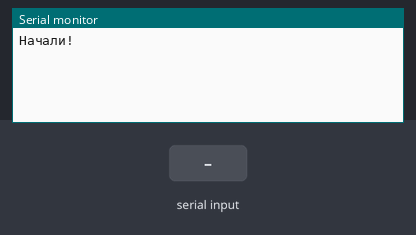
A sketch run on a simulated Arduino Uno, built with avr-gcc and run on an emulated ATmega328P. Parts: the last lines printed to the serial monitor. Inputs (shaded band) come from the test bench.

Above: at 1.2 s.
1.3 s: "1" received over the second serial link
At 3.3 s:
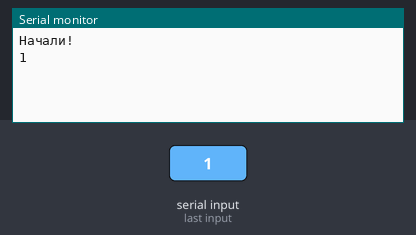
3.8 s: "0" received over the second serial link
At 5.2 s:
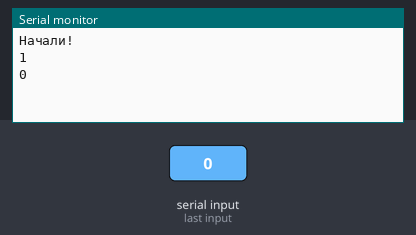
5.3 s: "2" received over the second serial link
At 7.7 s:
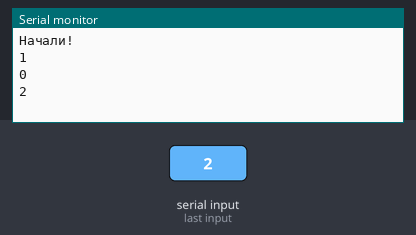

The sketch:

trying_listen_esp.ino
```cpp
/*
 * Тот провод, который был при загрузке прошивки в ESP8266
 * на Rx (0), необходимо переставить на 3 пин
 * тот провод, который был на Tx (1) -
 *
 *
 *
 *
 */


#include <SoftwareSerial.h>
SoftwareSerial esp(2,3);

void setup() {
  // put your setup code here, to run once:
  Serial.begin(9600);
  esp.begin(115200);
  Serial.println("Начали!");
}

void loop() {
  while (esp.available() > 0){
    Serial.println(esp.readString());
  }
  delay(10);

}
```

Measured:
- after the input at 1.3 s, the serial monitor: prints a new line after 1.0 s (image 1)
- after the input at 3.8 s, the serial monitor: prints a new line after 1.0 s (image 2)
- after the input at 5.3 s, the serial monitor: prints a new line after 1.0 s (image 3)
